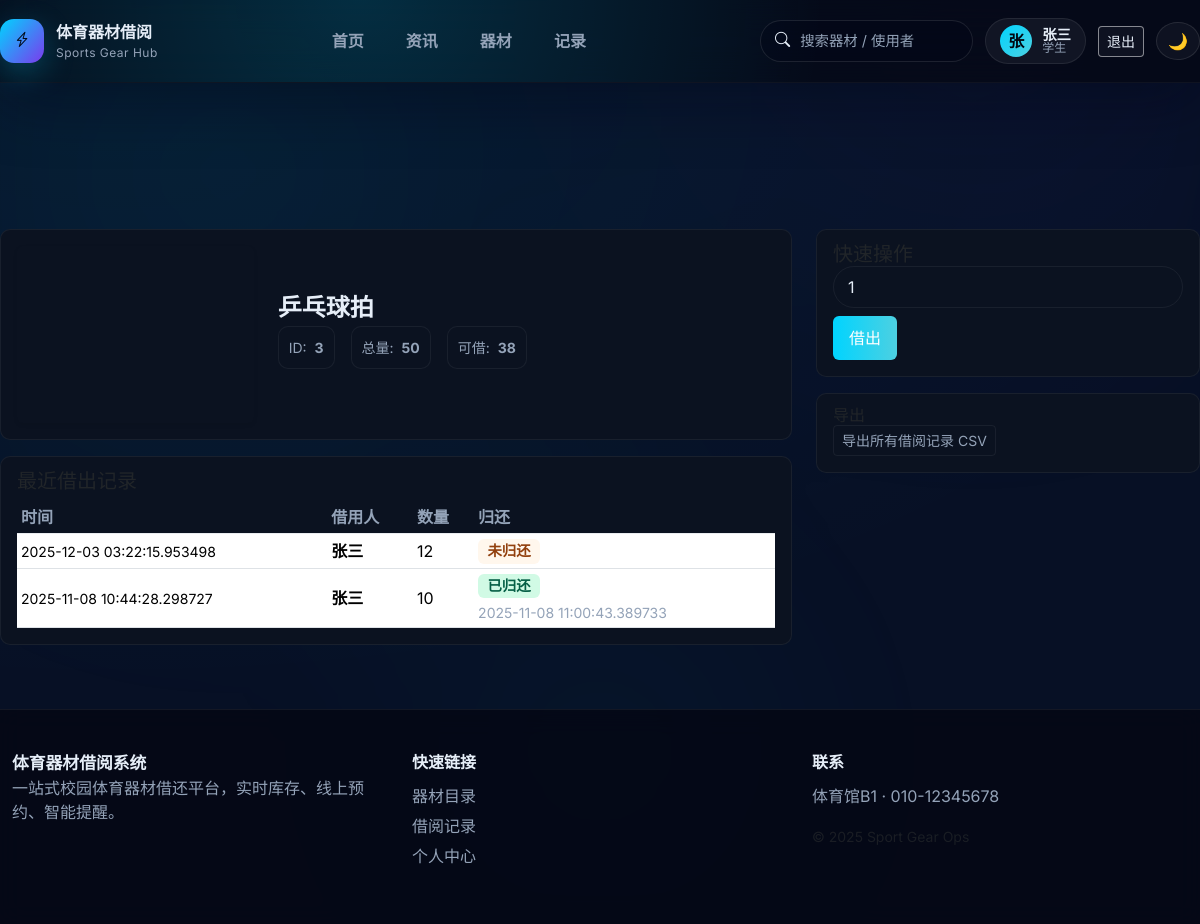
/equipment/3 (signed in), run on the app's committed database.
### models.py (models this page shows, shortened)
class User(db.Model):
    __tablename__ = 'user'
    id = db.Column(db.Integer, primary_key=True)
    username = db.Column(db.String(80), unique=True, nullable=False)
    password_hash = db.Column(db.String(200), nullable=False)
    is_admin = db.Column(db.Boolean, default=False)
    full_name = db.Column(db.String(120), nullable=True)
    class_name = db.Column(db.String(120), nullable=True)
    gender = db.Column(db.String(16), nullable=True)
    phone = db.Column(db.String(30), nullable=True)

class Equipment(db.Model):
    __tablename__ = 'equipment'
    id = db.Column(db.Integer, primary_key=True)
    name = db.Column(db.String(120), nullable=False)
    total_quantity = db.Column(db.Integer, nullable=False, default=1)
    available_quantity = db.Column(db.Integer, nullable=False, default=1)

class BorrowRecord(db.Model):
    __tablename__ = 'borrow_record'
    id = db.Column(db.Integer, primary_key=True)
    equipment_id = db.Column(db.Integer, db.ForeignKey('equipment.id'), nullable=False)
    user_id = db.Column(db.Integer, db.ForeignKey('user.id'), nullable=True)
    equipment = db.relationship('Equipment', backref=db.backref('borrow_records', lazy=True))
    user = db.relationship('User', backref=db.backref('borrow_records', lazy=True))
    user_name = db.Column(db.String(120), nullable=False)
    quantity = db.Column(db.Integer, nullable=False)
    borrow_date = db.Column(db.DateTime, default=lambda: datetime.datetime.now(timezone.utc))
    return_date = db.Column(db.DateTime, nullable=True)

### app.py (the view)
    @app.route('/equipment/<int:equipment_id>')
    @login_required
    def equipment_detail(equipment_id: int):
        eq = db.session.get(Equipment, equipment_id)
        if not eq:
            flash('设备未找到', 'error')
            return redirect(url_for('catalog'))
        records = (
            BorrowRecord.query.filter_by(equipment_id=eq.id)
            .order_by(BorrowRecord.borrow_date.desc())
            .limit(50)
            .all()
        )
        return render_template('equipment_detail.html', equipment=eq, records=records)

### services/auth.py (called while the page is built)
def get_current_user() -> Optional[User]:
    if hasattr(g, '_cached_user'):
        return g._cached_user
    user_id = session.get('user_id')
    user = db.session.get(User, user_id) if user_id else None
    g._cached_user = user
    return user

def login_required(view):
    @wraps(view)
    def wrapped(*args, **kwargs):
        if not session.get('user_id'):
            flash('请先登录', 'error')
            return redirect(url_for('login', next=request.url))
        return view(*args, **kwargs)
    return wrapped

### templates/equipment_detail.html (shortened to what this page needs)
{% extends 'layout.html' %}
{% block content %}
<div class="row">
  <div class="col-md-8">
    <div class="card mb-3">
      <div class="card-body">
        <div class="row align-items-center">
          <div class="col-sm-4">
            <div class="ratio ratio-4x3 rounded overflow-hidden shadow-sm">
              <svg class="w-100 h-100" viewBox="0 0 200 150" xmlns="http://www.w3.org/2000/svg">
                <rect width="100%" height="100%" fill="transparent" />
              </svg>
            </div>
          </div>
          <div class="col-sm-8">
            <h4 class="card-title mb-1">{{ equipment.name }}</h4>
            <div class="d-flex gap-3 align-items-center mb-2">
              <div class="glass small muted">ID: <span class="fw-bold ms-1">{{ equipment.id }}</span></div>
              <div class="glass small muted">总量: <span class="fw-bold ms-1">{{ equipment.total_quantity }}</span></div>
              <div class="glass small muted">可借: <span class="fw-bold ms-1">{{ equipment.available_quantity }}</span></div>
            </div>
          </div>
        </div>
      </div>
    </div>
    <div class="card">
      <div class="card-body">
        <h5 class="card-subtitle mb-2">最近借出记录</h5>
        <div class="table-responsive">
          <table class="table table-sm mb-0">
            <thead class="table-light"><tr><th>时间</th><th>借用人</th><th>数量</th><th>归还</th></tr></thead>
            <tbody>
              {% for r in records %}
              <tr>
                <td class="small muted">{{ r.borrow_date }}</td>
                <td class="fw-semibold">{{ r.user_name }}</td>
                <td>{{ r.quantity }}</td>
                <td>
                  {% if r.return_date %}
                    <span class="badge badge-success">已归还</span>
                    <div class="small muted mt-1">{{ r.return_date }}</div>
                  {% else %}
                    <span class="badge badge-warning">未归还</span>
                  {% endif %}
                </td>
              </tr>
              {% endfor %}
            </tbody>
          </table>
        </div>
      </div>
    </div>
  </div>
  <div class="col-md-4">
    <div class="card mb-3">
      <div class="card-body">
        <h5 class="card-subtitle">快速操作</h5>
            {% if equipment.available_quantity > 0 %}
          {% if current_user %}
            <form method="post" action="/borrow">
              <div class="mb-2">
                <input type="number" name="quantity" value="1" min="1" max="{{ equipment.available_quantity }}" class="form-control">
              </div>
              <button class="btn btn-primary">借出</button>
            </form>
          {% else %}
            <div class="alert alert-info mb-0">请先 <a href="{{ url_for('login', next=request.path) }}">登录</a> 后借用本器材。</div>
          {% endif %}
        {% else %}
        <div class="alert alert-secondary">当前无库存</div>
        {% endif %}
      </div>
    </div>
    <div class="card">
      <div class="card-body">
        <h6 class="card-subtitle">导出</h6>
        <a class="btn btn-outline-secondary btn-sm" href="/export_records">导出所有借阅记录 CSV</a>
      </div>
    </div>
  </div>
</div>
{% endblock %}

### templates/layout.html (shortened to what this page needs)
<!doctype html>
<html lang="zh-CN">
  <head>
    <link href="https://cdn.jsdelivr.net/npm/bootstrap@5.3.2/dist/css/bootstrap.min.css" rel="stylesheet">
    <link href="https://cdn.jsdelivr.net/npm/bootstrap-icons@1.10.5/font/bootstrap-icons.css" rel="stylesheet">
    <link rel="stylesheet" href="https://cdnjs.cloudflare.com/ajax/libs/font-awesome/6.5.0/css/all.min.css" />
    <link rel="stylesheet" href="{{ url_for('static', filename='style.css') }}">
  </head>
  <body class="app-body">
    <header class="nav-shell">
      <div class="container nav-inner">
        <a class="brand" href="{{ url_for('index') }}">
          <span class="brand-mark"><i class="bi bi-lightning-charge"></i></span>
          <div>
            <div class="brand-title">体育器材借阅</div>
            <div class="brand-sub">Sports Gear Hub</div>
          </div>
        </a>
        <nav class="nav-links d-none d-lg-flex">
          <a href="{{ url_for('index') }}" class="nav-link {% if request.endpoint == 'index' %}active{% endif %}">首页</a>
          <a href="{{ url_for('news_list') }}" class="nav-link {% if request.endpoint in ['news_list','news_detail'] %}active{% endif %}">资讯</a>
          <a href="{{ url_for('catalog') }}" class="nav-link {% if request.endpoint == 'catalog' %}active{% endif %}">器材</a>
          <a href="{{ url_for('records') }}" class="nav-link {% if request.endpoint == 'records' %}active{% endif %}">记录</a>
        </nav>
        <div class="nav-actions">
          <form class="d-none d-xl-flex" method="get" action="{{ url_for('catalog') }}" role="search">
            <label class="search-pill">
              <i class="bi bi-search"></i>
              <input name="q" placeholder="搜索器材 / 使用者" autocomplete="off">
            </label>
          </form>
          {% if current_user %}
          <a class="user-pill" href="{{ url_for('profile') }}">
            <span class="avatar">{{ current_user.username[:1]|upper }}</span>
            <span class="user-meta">
              <span class="user-name">{{ current_user.username }}</span>
              <span class="user-role">{{ '管理员' if current_user.is_admin else '学生' }}</span>
            </span>
          </a>
          <a class="btn btn-sm btn-outline-light d-none d-lg-inline-flex" href="{{ url_for('logout') }}">退出</a>
          {% else %}
          <a class="btn btn-sm btn-outline-light me-2" href="{{ url_for('login') }}">登录</a>
          <a class="btn btn-sm btn-primary" href="{{ url_for('register') }}">注册</a>
          {% endif %}
          <button id="theme-toggle-btn" class="btn btn-icon" type="button" aria-label="切换主题">🌙</button>
        </div>
      </div>
      <div class="nav-glow" aria-hidden="true"></div>
    </header>
    <main class="container content-shell">
      {% block content %}{% endblock %}
    </main>
    <footer class="site-footer">
      <div class="container footer-grid">
        <div>
          <div class="brand-mini">体育器材借阅系统</div>
          <p>一站式校园体育器材借还平台，实时库存、线上预约、智能提醒。</p>
        </div>
        <div>
          <div class="footer-title">快速链接</div>
          <ul>
            <li><a href="{{ url_for('catalog') }}">器材目录</a></li>
            <li><a href="{{ url_for('records') }}">借阅记录</a></li>
            <li><a href="{{ url_for('profile') }}">个人中心</a></li>
          </ul>
        </div>
        <div>
          <div class="footer-title">联系</div>
          <p>体育馆B1 · 010-12345678</p>
          <small class="text-muted">© {{ current_year if current_year else '2025' }} Sport Gear Ops</small>
        </div>
      </div>
    </footer>
  </body>
</html>

### data on the page
User: username "张", username "张三", is_admin "学生"
Equipment: name "乒乓球拍", id "3", total_quantity "50", available_quantity "38"
BorrowRecord: borrow_date "2025-12-03 03:22:15.953498", user_name "张三", quantity "12", shows "未归还"
BorrowRecord: borrow_date "2025-11-08 10:44:28.298727", user_name "张三", quantity "10", return_date "2025-11-08 11:00:43.389733"
